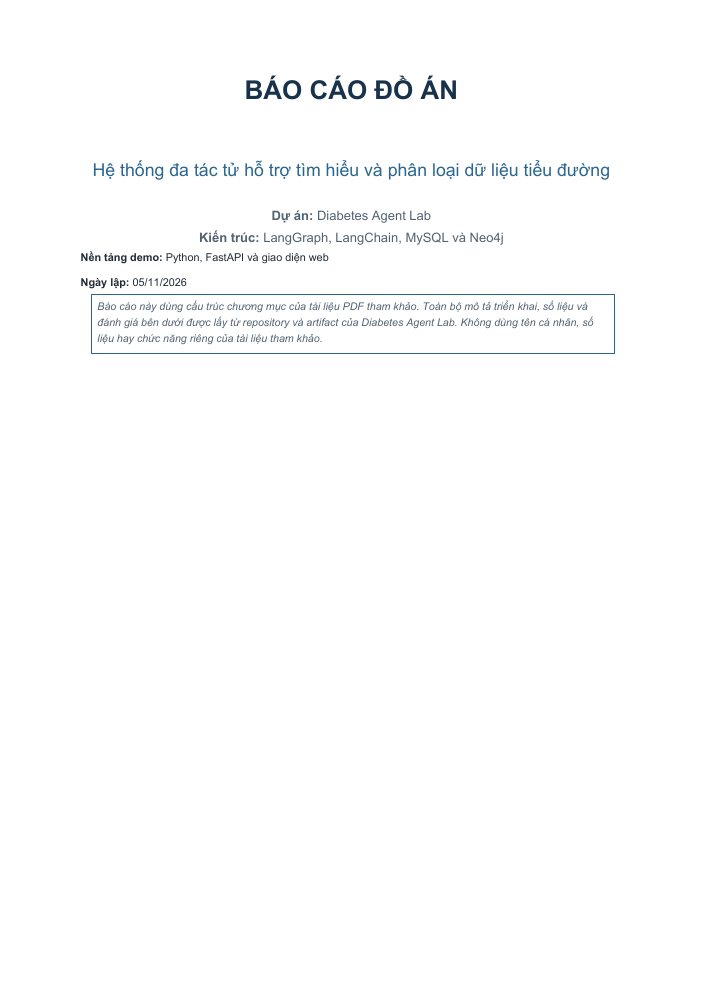
#> input picture tmp/pdfs/report-page-01.png, 703 x 994 px; its folder holds only this picture in this run
$ python montage.py
#> lines starting #> are read from the running program, lines starting #| are printed output that depends on the picture
from pathlib import Path
from PIL import Image, ImageOps, ImageDraw

files = sorted(Path('tmp/pdfs').glob('report-page-*.png'))
thumbs = []
for f in files:
    im = Image.open(f).convert('RGB')
#> im is the input picture: PIL image 703x994 RGB; mean R, G, B 252.2, 252.7, 253
    im.thumbnail((420, 594))
#> im: PIL image 420x594 RGB
    canvas = Image.new('RGB', (440, 630), 'white')
#> canvas: PIL image 440x630 RGB; every value is 255
    canvas.paste(im, ((440-im.width)//2, 12))
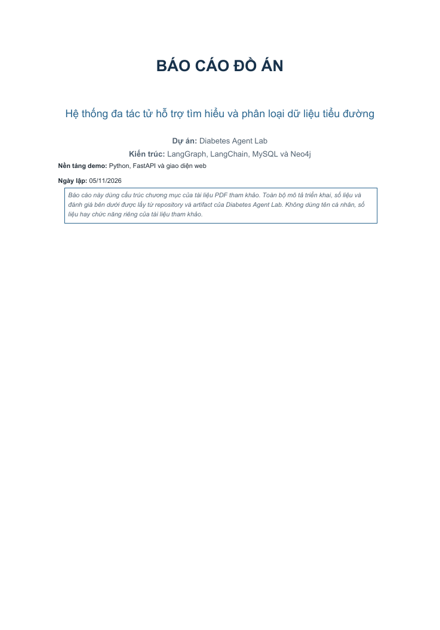
#> canvas: PIL image 440x630 RGB; mean R, G, B 252.4, 252.8, 253.1
    ImageDraw.Draw(canvas).text((12, 608), f.stem, fill='black')
    thumbs.append(canvas)
cols = 3
rows = (len(thumbs)+cols-1)//cols
#> rows = 1
sheet = Image.new('RGB', (cols*440, rows*630), '#dddddd')
#> sheet: PIL image 1320x630 RGB; every value is 221
for i, im in enumerate(thumbs):
    sheet.paste(im, ((i%cols)*440, (i//cols)*630))
#> this loop made 1 pass
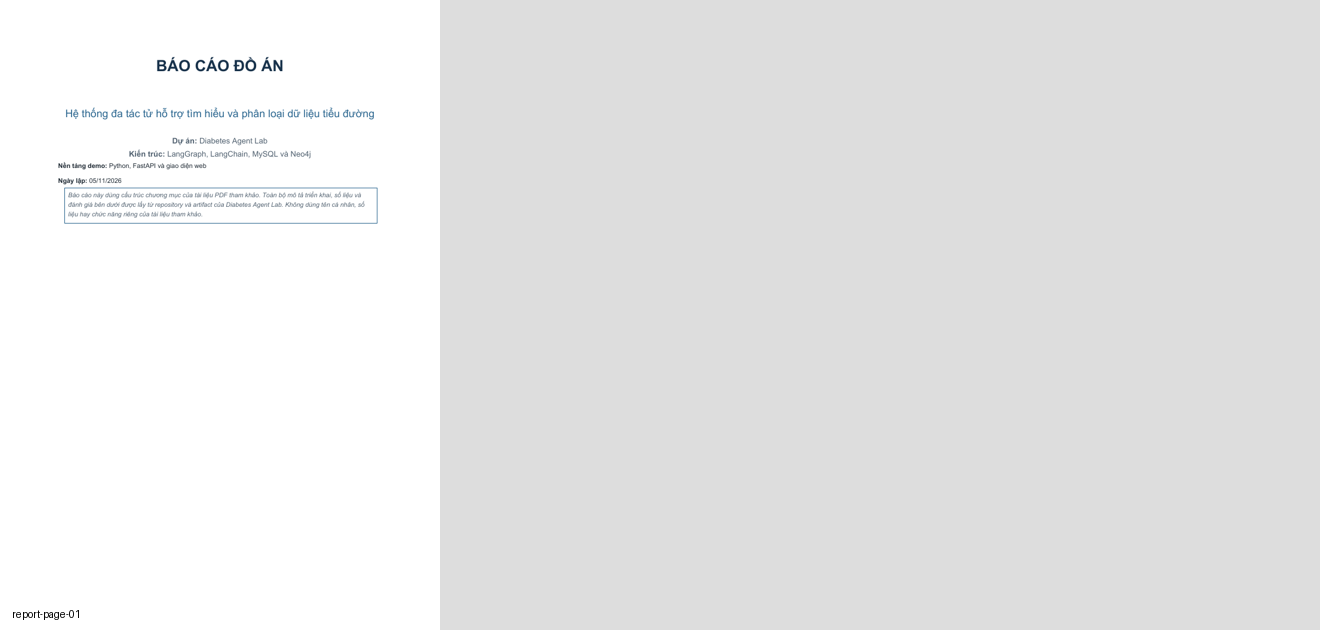
#> sheet: PIL image 1320x630 RGB; mean R, G, B 231.4, 231.6, 231.7
sheet.save('tmp/pdfs/report-montage.png')
print(f'Created montage for {len(files)} pages')

$ run again, on tmp/pdfs/report-page-05.png
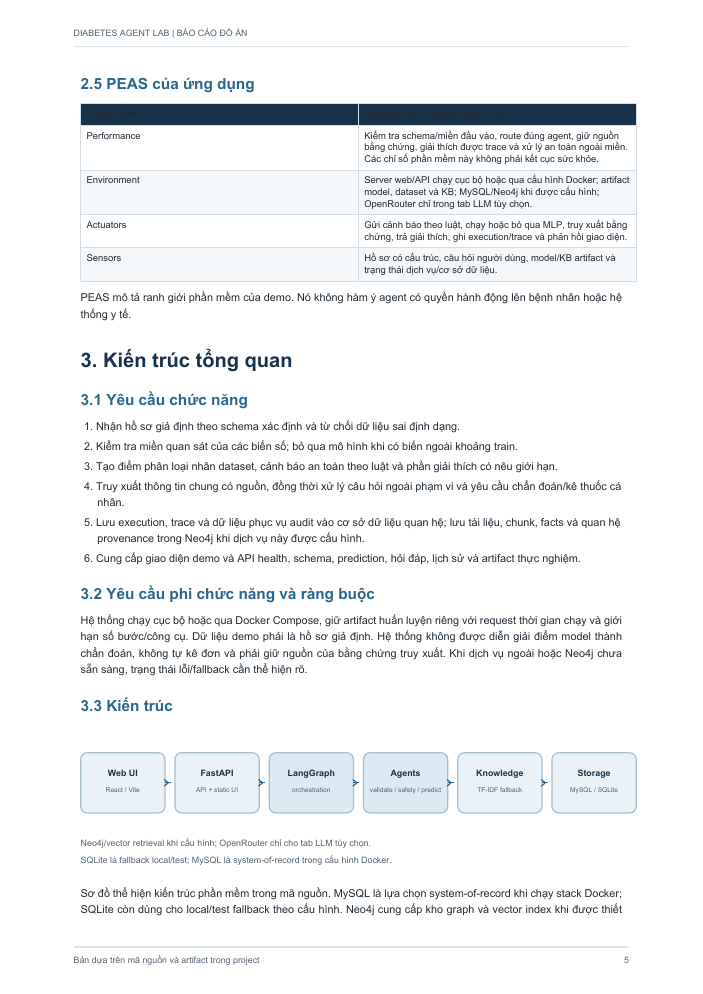
#> input picture tmp/pdfs/report-page-05.png, 703 x 994 px
#> im is the input picture: PIL image 703x994 RGB; mean R, G, B 240.7, 242.6, 244
#> im: PIL image 420x594 RGB
#> `canvas.paste(im, ((440-im.width)//2, 12))`:
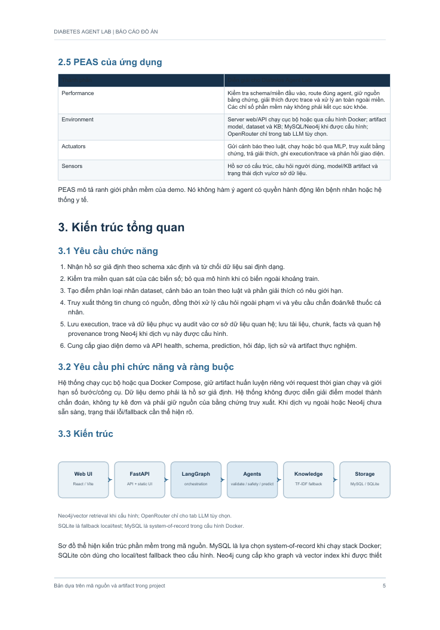
#> canvas: PIL image 440x630 RGB; mean R, G, B 242, 243.6, 245
#> rows = 1
#> the loop `for i, im in enumerate(thumbs):` made 1 pass
#> after the loop `for i, im in enumerate(thumbs):`:
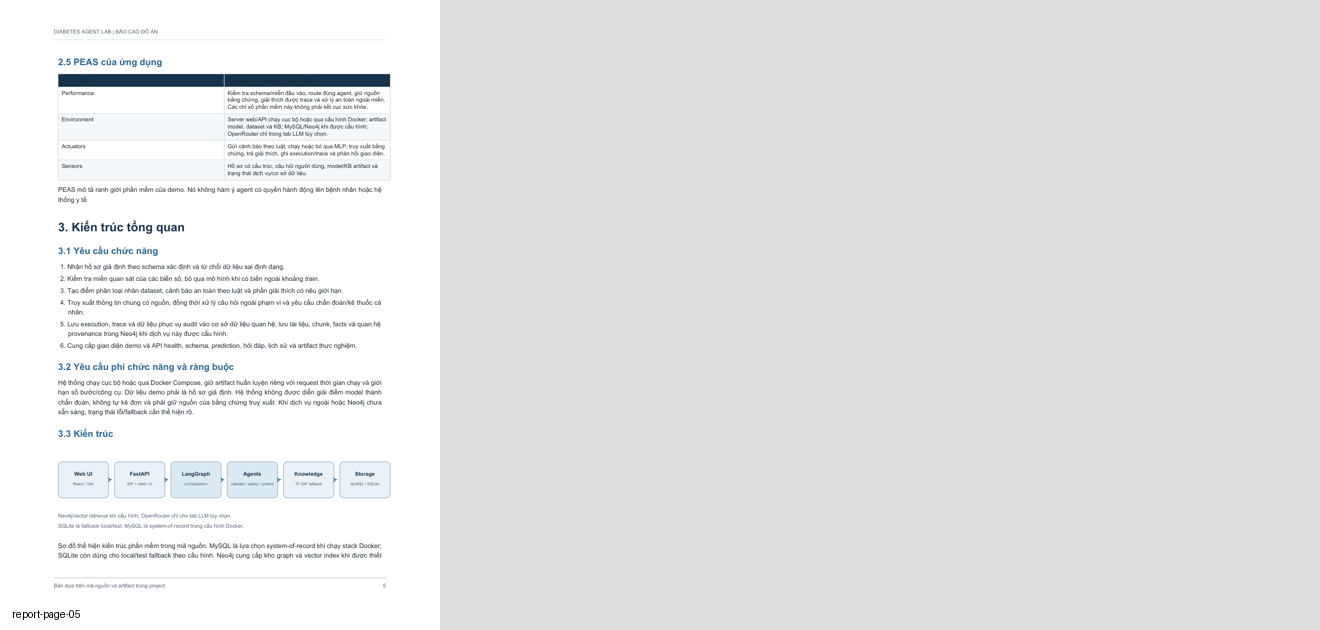
#> sheet: PIL image 1320x630 RGB; mean R, G, B 227.9, 228.5, 228.9

$ run again, on tmp/pdfs/report-page-06.png
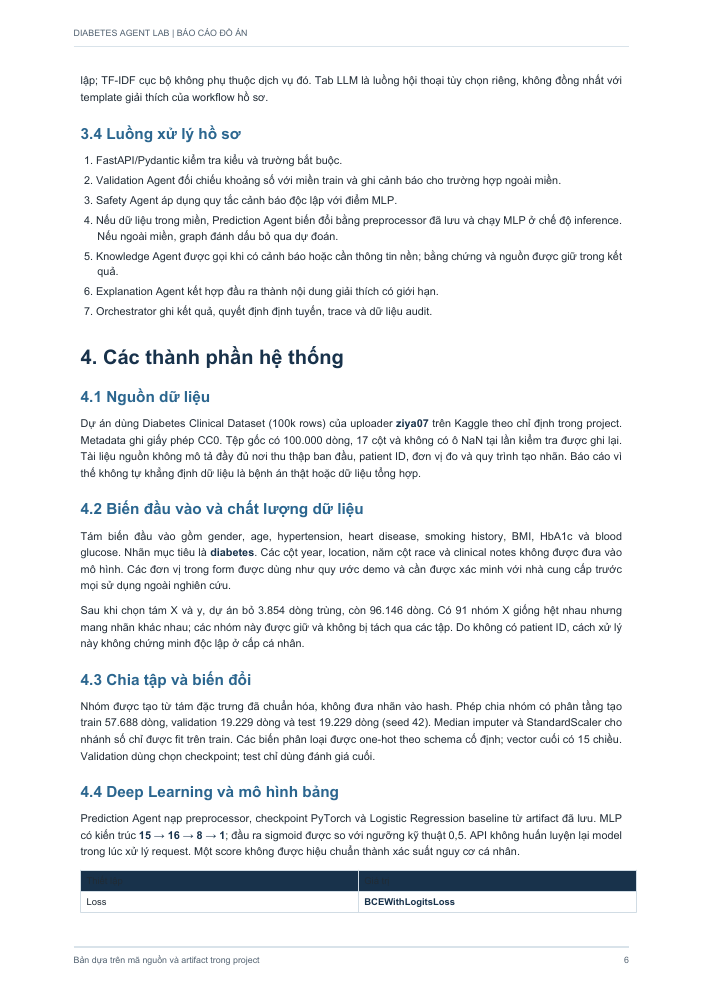
#> input picture tmp/pdfs/report-page-06.png, 703 x 994 px
#> im is the input picture: PIL image 703x994 RGB; mean R, G, B 240.6, 241.9, 243.1
#> im: PIL image 420x594 RGB
#> `canvas.paste(im, ((440-im.width)//2, 12))`:
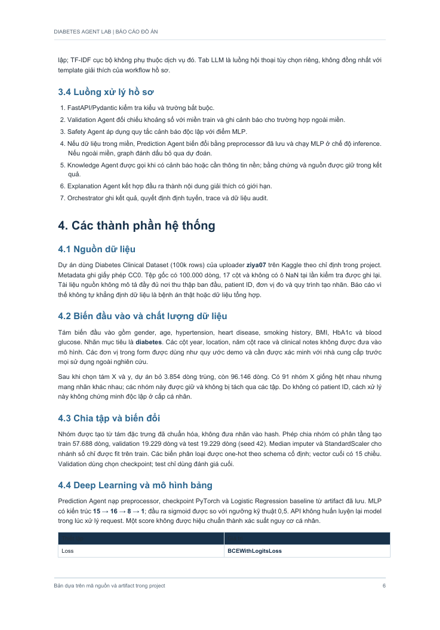
#> canvas: PIL image 440x630 RGB; mean R, G, B 241.8, 243, 244
#> rows = 1
#> the loop `for i, im in enumerate(thumbs):` made 1 pass
#> after the loop `for i, im in enumerate(thumbs):`:
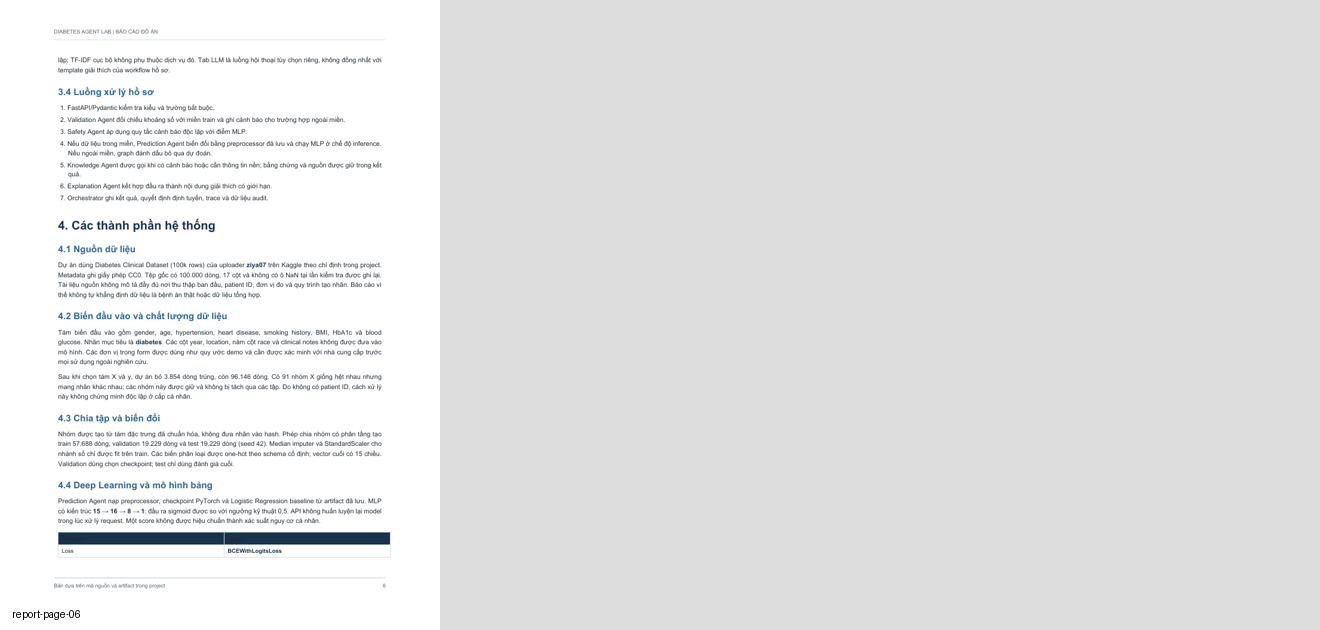
#> sheet: PIL image 1320x630 RGB; mean R, G, B 227.9, 228.3, 228.6

$ run again, on tmp/pdfs/report-page-07.png
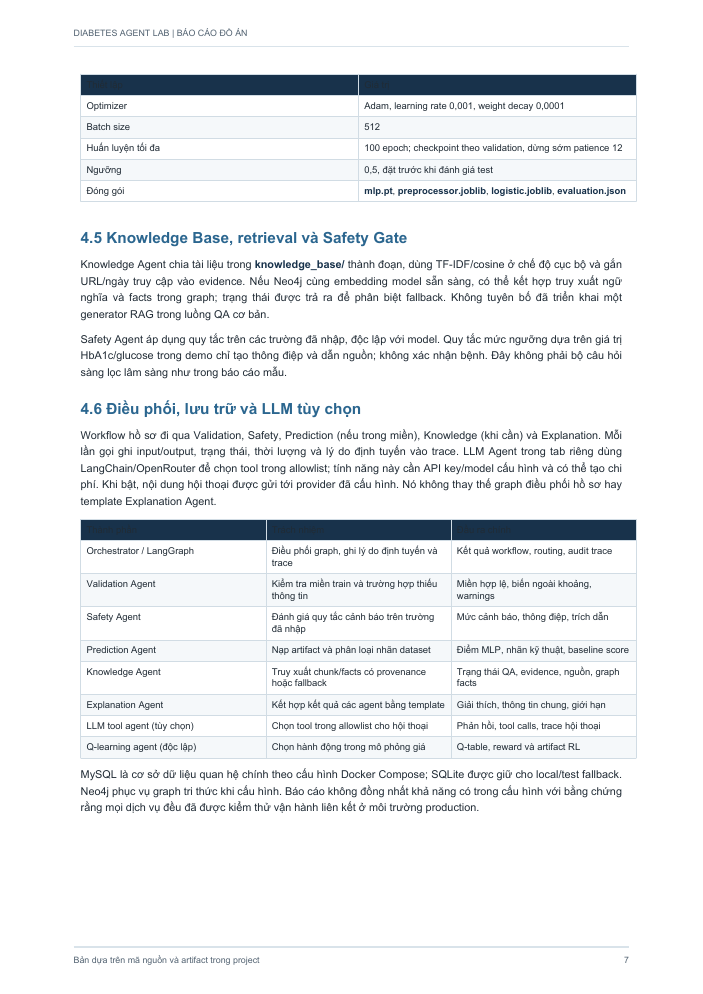
#> input picture tmp/pdfs/report-page-07.png, 703 x 994 px
#> im is the input picture: PIL image 703x994 RGB; mean R, G, B 237.2, 239.2, 240.8
#> im: PIL image 420x594 RGB
#> `canvas.paste(im, ((440-im.width)//2, 12))`:
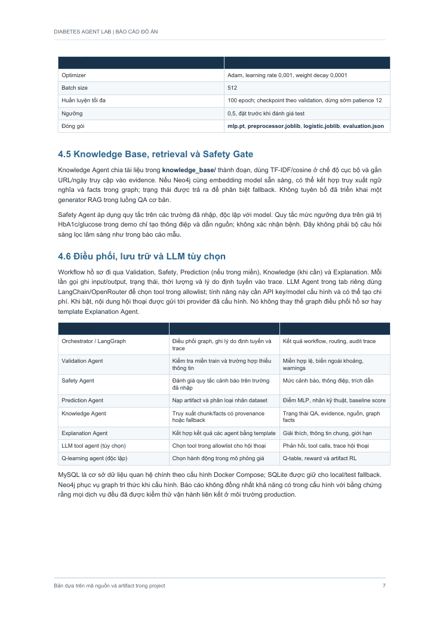
#> canvas: PIL image 440x630 RGB; mean R, G, B 238.8, 240.5, 242
#> rows = 1
#> the loop `for i, im in enumerate(thumbs):` made 1 pass
#> after the loop `for i, im in enumerate(thumbs):`:
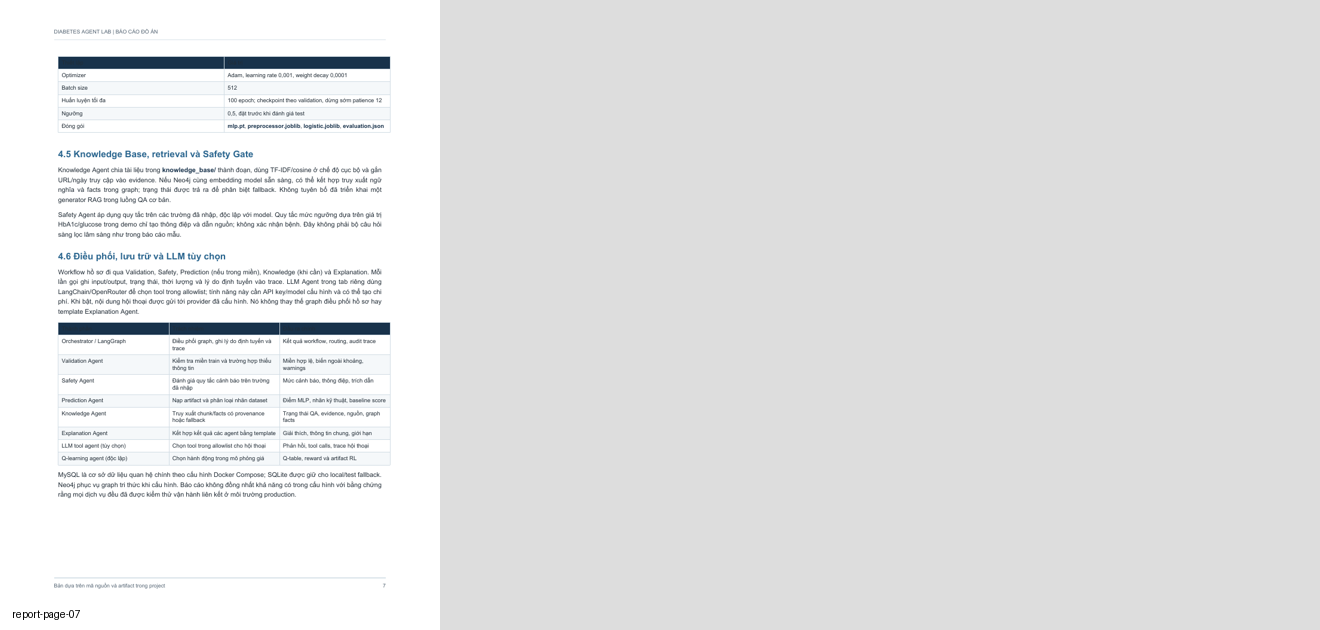
#> sheet: PIL image 1320x630 RGB; mean R, G, B 226.9, 227.5, 228

$ run again, on tmp/pdfs/report-page-02.png
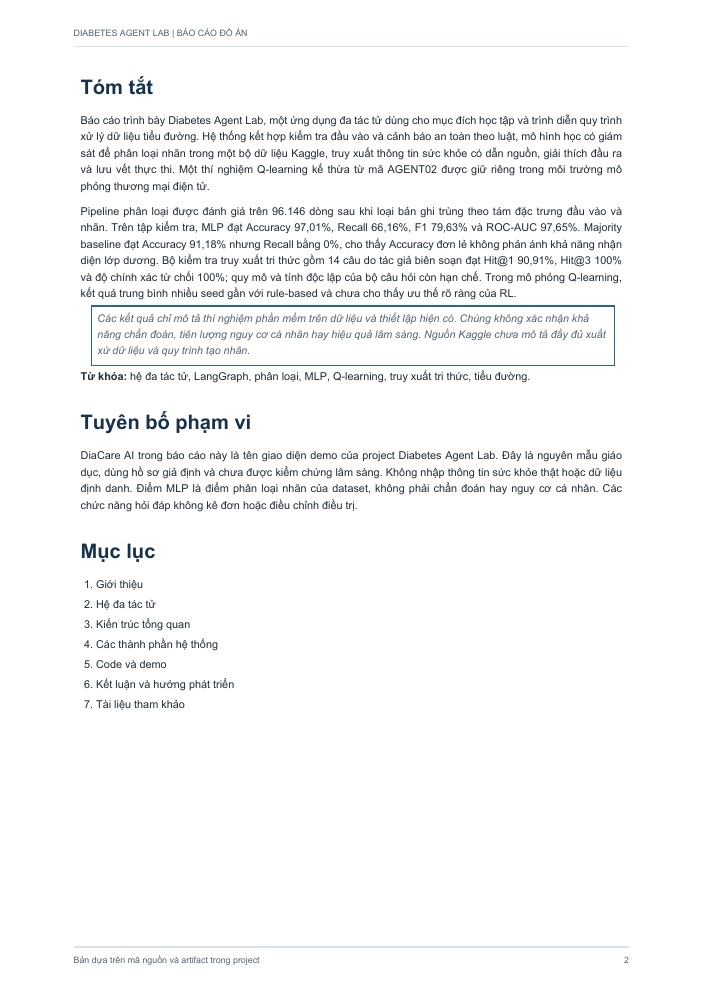
#> input picture tmp/pdfs/report-page-02.png, 703 x 994 px
#> im is the input picture: PIL image 703x994 RGB; mean R, G, B 247.2, 247.8, 248.3
#> im: PIL image 420x594 RGB
#> `canvas.paste(im, ((440-im.width)//2, 12))`:
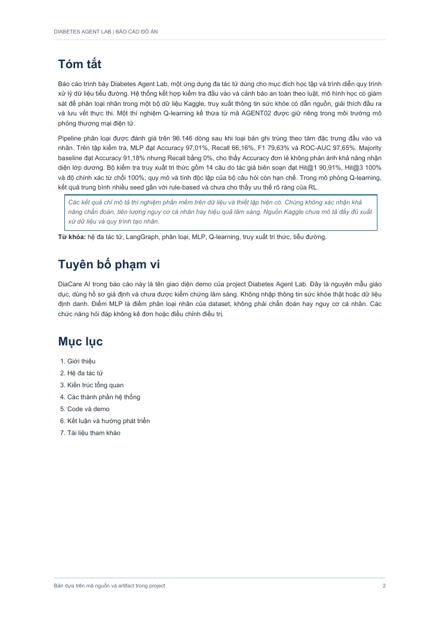
#> canvas: PIL image 440x630 RGB; mean R, G, B 247.7, 248.3, 248.8
#> rows = 1
#> the loop `for i, im in enumerate(thumbs):` made 1 pass
#> after the loop `for i, im in enumerate(thumbs):`:
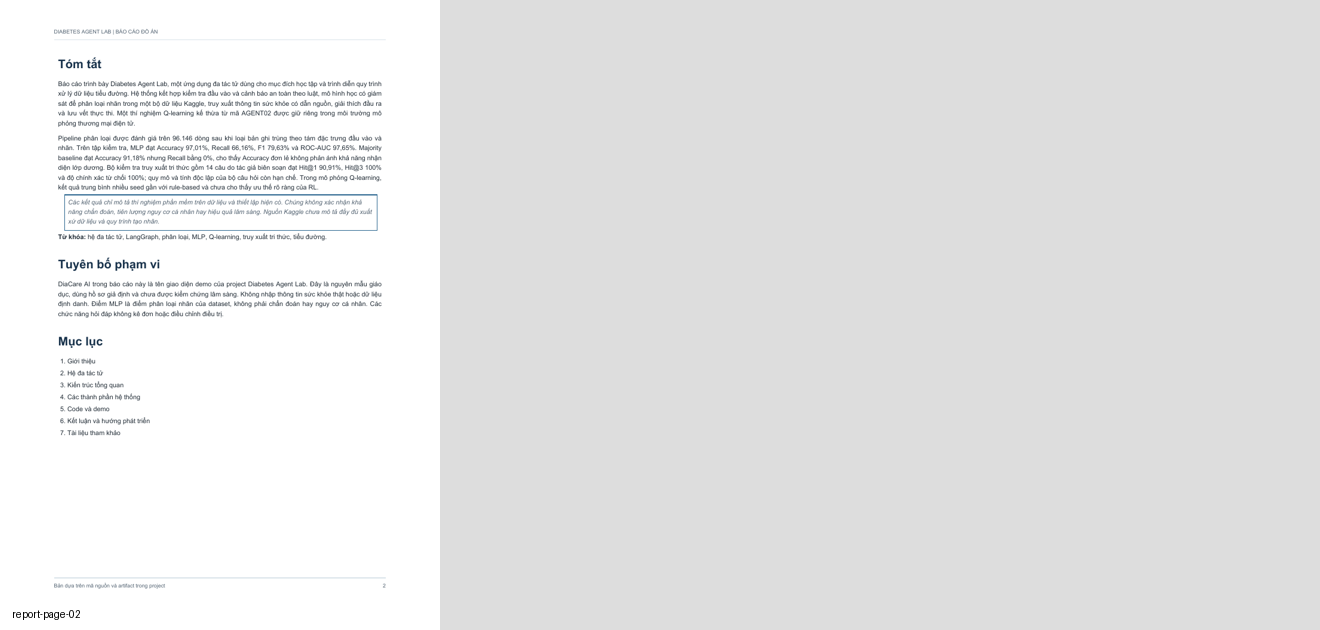
#> sheet: PIL image 1320x630 RGB; mean R, G, B 229.9, 230, 230.2
